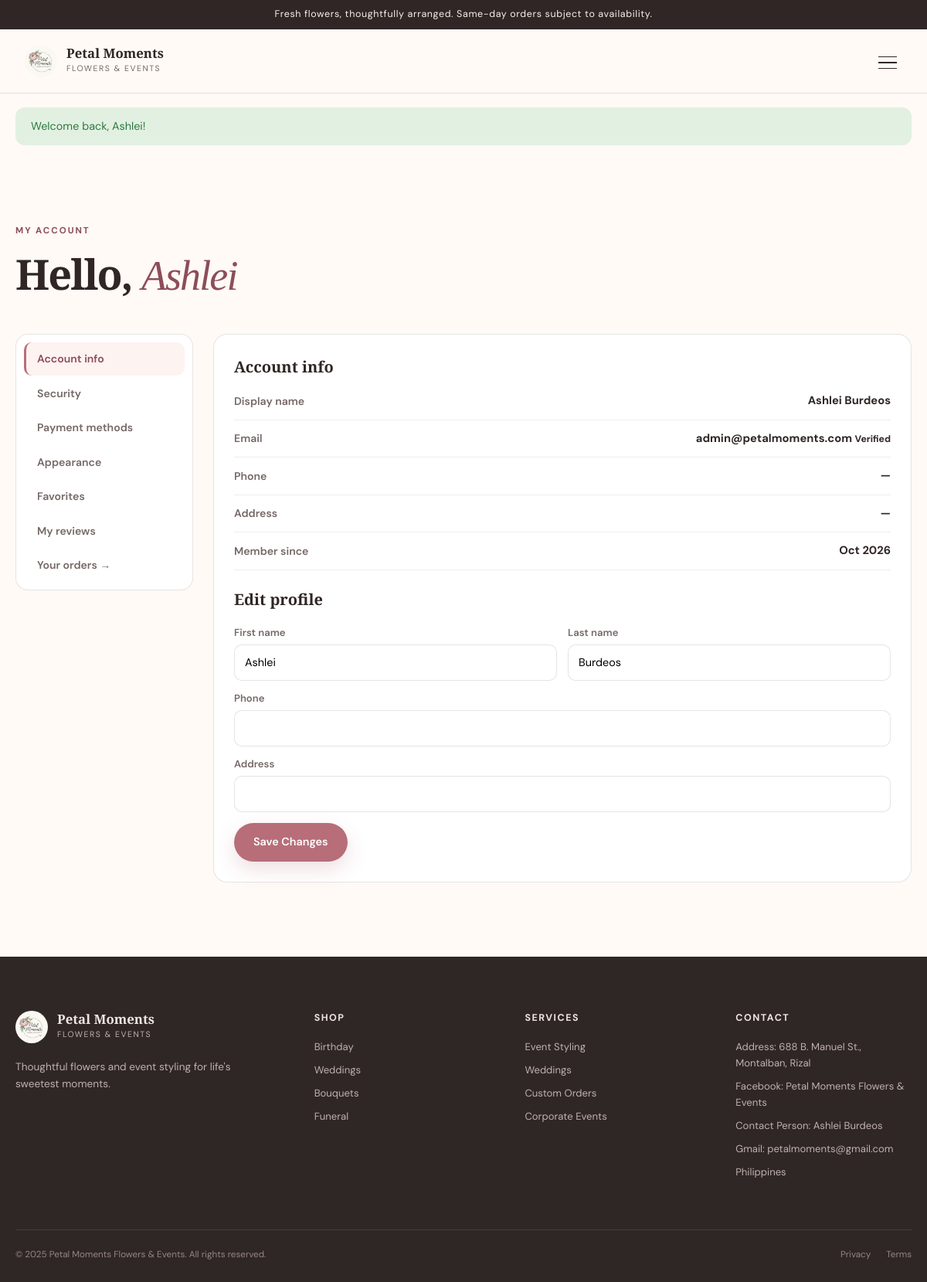
The app's page /account.php (signed in) with its own data.
### tables this page shows
CREATE TABLE users (
  id            INT UNSIGNED AUTO_INCREMENT PRIMARY KEY,
  first_name    VARCHAR(60)  NOT NULL,
  last_name     VARCHAR(60)  NOT NULL,
  email         VARCHAR(120) NOT NULL UNIQUE,
  password      VARCHAR(255) NOT NULL,
  phone         VARCHAR(20)  NULL,
  address       VARCHAR(255) NULL,
  role          ENUM('customer','admin') NOT NULL DEFAULT 'customer',
  is_active     TINYINT(1)   NOT NULL DEFAULT 1,
  theme         ENUM('light','dark') NOT NULL DEFAULT 'light',
  created_at    TIMESTAMP    NOT NULL DEFAULT CURRENT_TIMESTAMP
);

### config/database.php (called while the page is built, shortened)
<?php
function db() {
    try {
        $pdo = new PDO(
            'mysql:host=' . DB_HOST . ';dbname=' . DB_NAME . ';charset=utf8mb4',
            DB_USER,
            DB_PASS
        );
        $pdo->setAttribute(PDO::ATTR_DEFAULT_FETCH_MODE, PDO::FETCH_ASSOC);
        $pdo->setAttribute(PDO::ATTR_ERRMODE, PDO::ERRMODE_EXCEPTION);
        return $pdo;
    } catch (PDOException $e) {
        die('Database connection failed: ' . $e->getMessage());
    }
}

### config/functions.php (called while the page is built, shortened)
<?php
require_once __DIR__ . '/database.php';
function e($value)
{
    return htmlspecialchars((string)$value);
}

### account.php (the view, shortened to what this page needs)
<?php
require_once __DIR__ . '/config/functions.php';
$stmt = db()->prepare("SELECT * FROM users WHERE id = :id");
$stmt->execute([':id' => $_SESSION['user_id']]);
$user = $stmt->fetch();
$tab = $_GET['tab'] ?? 'account';
?>
<?php $pageTitle = 'My Account | Petal Moments'; include __DIR__ . '/includes/header.php'; ?>
<section class="section">
    <div class="container">
        <div class="section-heading">
            <span class="eyebrow">MY ACCOUNT</span>
            <h2>Hello, <em><?php echo e($user['first_name']); ?></em></h2>
        </div>
        <div class="settings-layout">
            <aside class="settings-side">
                <a href="account.php?tab=account" class="<?php echo $tab === 'account' ? 'active' : ''; ?>">Account info</a>
                <a href="account.php?tab=security" class="<?php echo $tab === 'security' ? 'active' : ''; ?>">Security</a>
                <a href="account.php?tab=payments" class="<?php echo $tab === 'payments' ? 'active' : ''; ?>">Payment methods</a>
                <a href="account.php?tab=appearance" class="<?php echo $tab === 'appearance' ? 'active' : ''; ?>">Appearance</a>
                <a href="account.php?tab=favorites" class="<?php echo $tab === 'favorites' ? 'active' : ''; ?>">Favorites</a>
                <a href="account.php?tab=reviews" class="<?php echo $tab === 'reviews' ? 'active' : ''; ?>">My reviews</a>
                <a href="my-orders.php">Your orders →</a>
            </aside>
            <div class="settings-panel">
                <?php if ($tab === 'account'): ?>
                <h3>Account info</h3>
                <div class="settings-row"><span>Display name</span><strong><?php echo e($user['first_name'] . ' ' . $user['last_name']); ?></strong></div>
                <div class="settings-row"><span>Email</span><strong><?php echo e($user['email']); ?> <small class="chip chip-yes">Verified</small></strong></div>
                <div class="settings-row"><span>Phone</span><strong><?php echo e($user['phone'] ?: '—'); ?></strong></div>
                <div class="settings-row"><span>Address</span><strong><?php echo e($user['address'] ?: '—'); ?></strong></div>
                <div class="settings-row"><span>Member since</span><strong><?php echo date('M Y', strtotime($user['created_at'])); ?></strong></div>
                <h3 style="margin-top:22px;">Edit profile</h3>
                <form method="post" action="account.php?tab=account">
                    <div class="form-row">
                        <div>
                            <label>First name</label>
                            <input type="text" name="first_name" value="<?php echo e($user['first_name']); ?>" required>
                        </div>
                        <div>
                            <label>Last name</label>
                            <input type="text" name="last_name" value="<?php echo e($user['last_name']); ?>" required>
                        </div>
                    </div>
                    <label>Phone</label>
                    <input type="text" name="phone" value="<?php echo e($user['phone']); ?>">
                    <label>Address</label>
                    <input type="text" name="address" value="<?php echo e($user['address']); ?>">
                    <button type="submit" class="btn btn-primary" style="margin-top:14px;">Save Changes</button>
                </form>
                <?php endif; ?>
            </div>
        </div>
    </div>
</section>
<?php include __DIR__ . '/includes/footer.php'; ?>

### styles.css (style rules this page uses)
:root { --cream: #fffaf6; --paper: #f8f1eb; --blush: #ead4cf; --rose: #b76e79; --rose-dark: #8d4d58; --sage: #77866f; --ink: #302625; --muted: #756866; --white: #ffffff; --border: rgba(48, 38, 37, 0.12); --shadow: 0 20px 60px rgba(75, 54, 50, 0.10); --radius-lg: 30px; --radius-md: 20px; --radius-sm: 14px; }
* { box-sizing: border-box; margin: 0; padding: 0; }
html { scroll-behavior: smooth; color-scheme: light dark; }
body { font-family: "DM Sans", sans-serif; color: var(--ink); background: var(--cream); line-height: 1.6; overflow-x: clip; }
a { text-decoration: none; color: inherit; }
button, input { font: inherit; }
button { cursor: pointer; }
.container { width: min(1180px, calc(100% - 40px)); margin-inline: auto; }
.btn { display: inline-flex; justify-content: center; align-items: center; min-height: 50px; border-radius: 999px; padding: 0 24px; border: 1px solid transparent; font-weight: 600; font-size: 0.9rem; transition: 0.2s ease; }
.btn-primary { color: white; background: var(--rose); box-shadow: 0 10px 26px rgba(183, 110, 121, 0.22); }
.eyebrow { display: inline-block; color: var(--rose-dark); letter-spacing: 0.17em; font-size: 0.72rem; font-weight: 700; margin-bottom: 18px; }
h1, h2, h3 { font-family: "Playfair Display", serif; font-weight: 600; }
h1 em, h2 em { color: var(--rose-dark); font-weight: 500; }
.section { padding: 96px 0; }
.section-heading { margin-bottom: 46px; }
.section-heading h2, .section-top h2, .event-copy h2, .newsletter h2 { font-size: clamp(2.2rem, 4.5vw, 3.5rem); letter-spacing: -0.035em; line-height: 1.05; }
.settings-layout { display: grid; grid-template-columns: 230px 1fr; gap: 26px; align-items: start; }
.settings-side { display: flex; flex-direction: column; gap: 2px; background: #fff; border: 1px solid var(--border); border-radius: 16px; padding: 10px; position: sticky; top: 110px; }
.settings-side a { padding: 10px 14px; border-radius: 10px; color: var(--muted); font-size: 0.88rem; font-weight: 600; text-decoration: none; border-left: 3px solid transparent; }
.settings-side a.active { background: #fdf3f1; color: var(--rose-dark); border-left-color: var(--rose); }
.settings-panel { background: #fff; border: 1px solid var(--border); border-radius: 18px; padding: 26px; }
.settings-panel h3 { font-size: 1.25rem; margin-bottom: 4px; }
.settings-panel .form-row { display: grid; grid-template-columns: 1fr 1fr; gap: 14px; }
.settings-panel label { display: block; margin: 12px 0 5px; font-size: 0.82rem; font-weight: 600; color: var(--muted); }
.settings-panel input[type="text"], .settings-panel input[type="email"], .settings-panel input[type="password"], .settings-panel select, .settings-panel textarea { width: 100%; padding: 11px 13px; border: 1px solid var(--border); border-radius: 10px; font-size: 0.9rem; background: #fff; }
.settings-row { display: flex; align-items: center; justify-content: space-between; gap: 12px; padding: 12px 0; border-bottom: 1px solid rgba(48, 38, 37, 0.08); }
.settings-row span { color: var(--muted); font-size: 0.88rem; font-weight: 600; }
.settings-row strong { font-size: 0.92rem; }

### records on screen
users: first_name "Ashlei", first_name+last_name "Ashlei Burdeos", email "admin@petalmoments.com", phone "—", address "—", created_at "Oct 2026", last_name "Burdeos"

### other values on screen
setting('announcement', 'Fresh flowers, thoughtfully arranged.') "Fresh flowers, thoughtfully arranged. Same-day orders subject to availability."
$flashMsg['message'] "Welcome back, Ashlei!"
